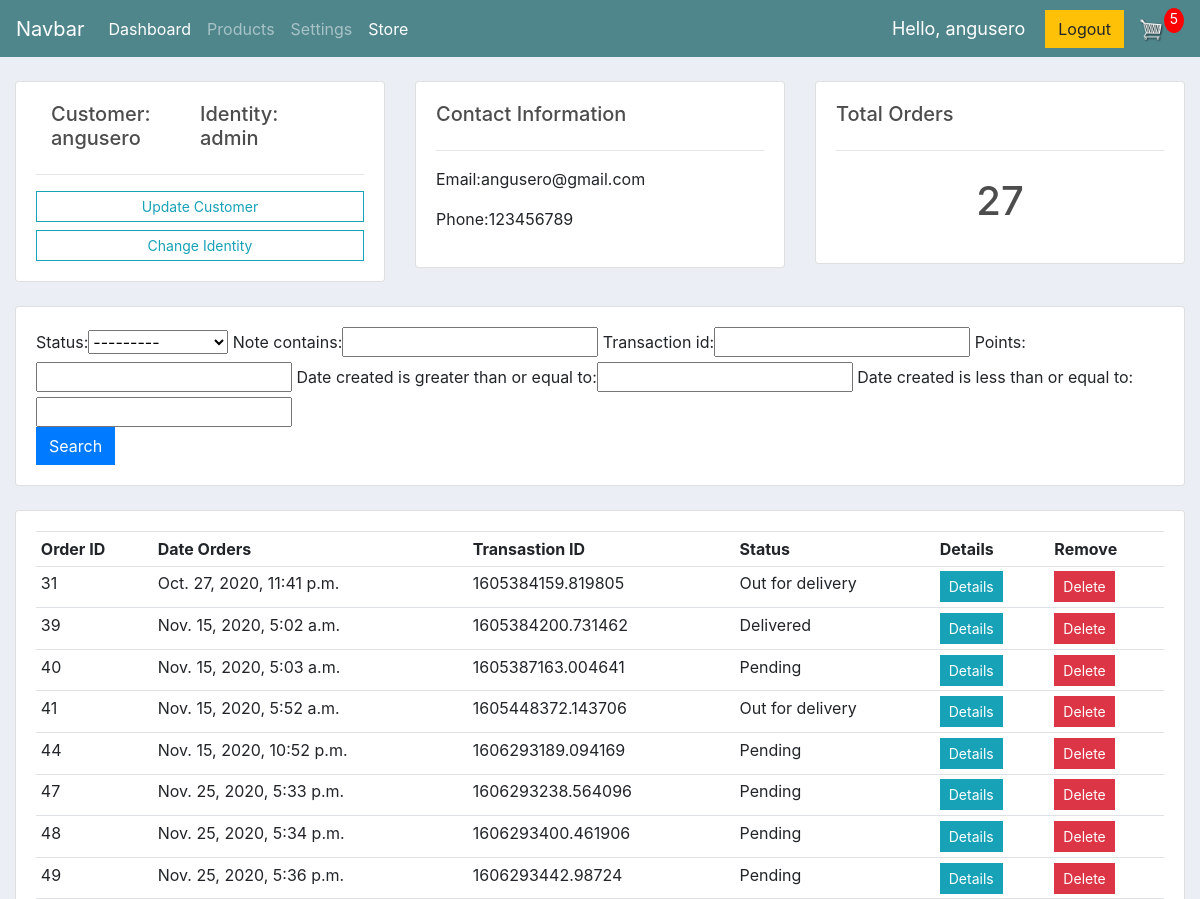
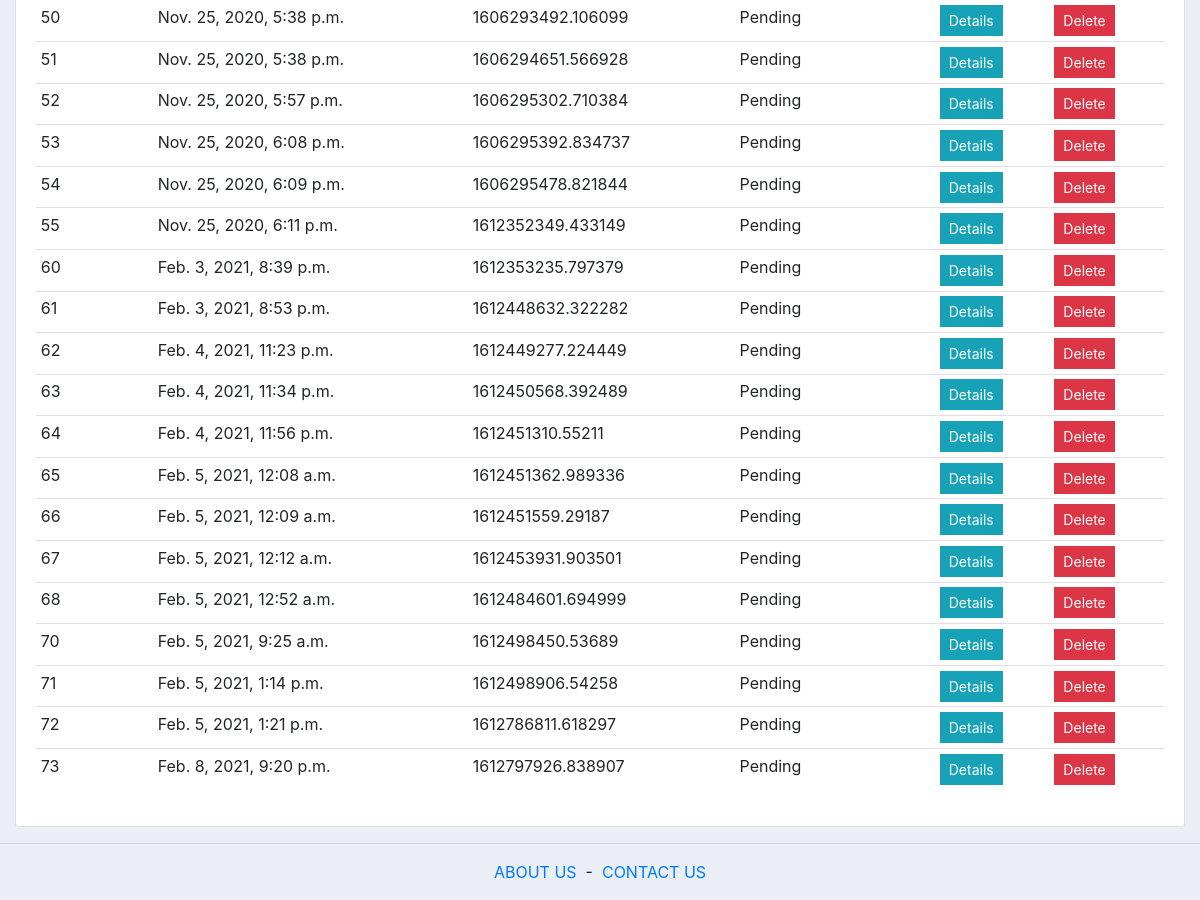
Screenshot of /customer/3 (signed in) with the database file from the repository (2 pictures, top to bottom).
### accounts/models.py (models this page shows, shortened)
class Customer(models.Model):
	user = models.OneToOneField(User, null=True, blank=True, on_delete=models.CASCADE)
	"""docstring for Customer"""
	name = models.CharField(max_length=200, null=True)
	phone = models.CharField(max_length=200, null=True)
	email = models.CharField(max_length=200, null=True)
	date_created = models.DateTimeField(auto_now_add=True)
	profile_pic = models.ImageField(default="profile1.png",null=True, blank=True)
	points = models.FloatField(null=True,default=0.00)
	def __str__(self):
		return str(self.name)

class Order(models.Model):
	STATUS = (
		('Pending', 'Pending'),
		('Out for delivery', 'Out for delivery'),
		('Delivered', 'Delivered'),
		)
	customer = models.ForeignKey(Customer, null=True, on_delete=models.SET_NULL)
	date_created = 	models.DateTimeField(auto_now_add=True)
	status = models.CharField(max_length=200, null=True, choices=STATUS)
	note = models.CharField(max_length=1000, null=True, blank=True)
	is_deleted = models.BooleanField(default=False)
	transaction_id = models.CharField(max_length=100, null=True)
	complete = models.BooleanField(default=False)
	points = models.FloatField(null=True, default=0.00)
	def __str__(self):
		return str(self.id)
	@property
	def get_cart_items(self):
		orderitems = self.orderitem_set.all()
		total = sum([item.quantity for item in orderitems])
		return total

### accounts/decorators.py (the view)
		def wrapper_func(request, *args, **kwargs):
			group = None
			print('group:',group)
			if request.user.groups.exists():
				group = request.user.groups.all()[0].name
				print('groups:', request.user.groups.all())
				print('group:', group)
			if group in allowed_roles:
				return view_func(request, *args, **kwargs)
			else:
				return HttpResponse('You are not authorized to view this page')

### accounts/views.py (called while the page is built)
@login_required(login_url='login')
@allowed_users(allowed_roles=['admin','staff'])
def customer(request, pk):
	customer = Customer.objects.get(id=pk)
	orders = customer.order_set.all().filter(complete=True, is_deleted=False)
	order_count = orders.count()
	myFilter = OrderFilter(request.GET, queryset=orders)
	orders = myFilter.qs
	customer_me = request.user.customer
	user_id = customer.user.id
	if customer.user.groups.exists():
		user_group = customer.user.groups.all()[0].name
	else:
		user_group = 'Customer'
	order, created = Order.objects.get_or_create(customer=customer_me, complete=False)
	cartItems = order.get_cart_items
	context = {'user_id':user_id,'user_group':user_group ,'customer':customer, 'orders':orders, 'order_count':order_count, 'myFilter':myFilter,'cartItems':cartItems}
	return render(request, 'accounts/customer.html',context)

### accounts/templates/accounts/customer.html
{% extends 'accounts/main.html' %}
{% block content %}
<br>
<div class="row">
    <div class="col-md">
        <div class="card card-body">
            <div class="row col-md-12">
                <div class="col-md-6">
                    <h5>Customer: {{customer.name}}</h5>
                </div>
                <div  class="col-md-6">
                    <h5>Identity: {{user_group}} </h5>
                </div>
            </div>
            <hr>
            <a class="btn btn-outline-info btn-sm btn-block" href="{% url 'update_customer' customer.id %}">Update Customer</a>
            <a class="btn btn-outline-info btn-sm btn-block" href="{% url 'update_user' user_id %}">Change Identity</a>
        </div>
    </div>
    <div class="col-md">
        <div class="card card-body">
            <h5>Contact Information</h5>
            <hr>
            <p>Email:{{customer.email}}</p>
            <p>Phone:{{customer.phone}}</p>
        </div>
    </div>
    <div class="col-md">
        <div class="card card-body">
            <h5>Total Orders</h5>
            <hr>
            <h1 style="text-align: center;padding: 10px">{{orders.count}}</h1>
        </div>
    </div>
</div>
<br>
<div class="row">
    <div class="col">
        <div class="card card-body">
            <form method="get">
                {{myFilter.form}}
                <br>
                <button class="btn btn-primary" type="submit">Search</button>
            </form>
        </div>
    </div>
</div>
<br>
<div class="row">
    <div class="col-md">
        <div class="card card-body">
            <table class="table table-sm">
                <tr>
                    <th>Order ID</th>
                    <th>Date Orders</th>
                    <th>Transastion ID</th>
                    <th>Status</th>
                    <th>Details</th>
                    <th>Remove</th>
                </tr>
                {% for order in orders%}
                <tr>
                    <td>{{order}}</td>
                    <td>{{order.date_created}}</td>
                    <td>{{order.transaction_id}}</td>
                    <td>{{order.status}}</td>
                    <td><a class="btn btn-sm btn-info" href="{% url 'order_detail' order.id %}">Details</a></td>
                    <td><a class="btn btn-sm btn-danger" href="{% url 'delete_order' order.id %}">Delete</a></td>
                </tr>
                {% endfor%}
            </table>
        </div>
    </div>
</div>
{% endblock %}

### accounts/templates/accounts/main.html (shortened to what this page needs)
<!DOCTYPE html>
{% load static %}
<html>
<head>
    <link rel="stylesheet" href="https://stackpath.bootstrapcdn.com/bootstrap/4.5.2/css/bootstrap.min.css">
    <link rel="stylesheet" type="text/css" href="{% static 'css/main.css' %}">
</head>
<body>
    <nav class="navbar navbar-expand-lg navbar-dark bg-dark">
        <a class="navbar-brand" href="{% url 'home' %}">Navbar</a>
        <div class="collapse navbar-collapse" id="navbarNav">
            <ul class="navbar-nav">
                {% if request.user.is_staff %}
                <li class="nav-item active">
                    <a class="nav-link" href="{% url 'home' %}">Dashboard </a>
                </li>
                <li class="nav-item">
                    <a class="nav-link" href="{% url 'products' %}">Products</a>
                </li>
                <li class="nav-item">
                    <a class="nav-link" href="{% url 'account' %}">Settings</a>
                </li>
                {% endif %}
                <li class="nav-item active ">
                    <a class="nav-link" href="{% url 'store' %}">Store</a>
                </li>
            </ul>
        </div>
        <span class="hello-msg"> Hello, {{request.user.customer}}</span>
        <span><a class="btn btn-warning" href="{% url 'logout' %}">Logout</a></span>
        <div class="form-inline my-2 my-lg-0">
            <a href="{% url 'cart' %}">
                <img id="cart-icon" src="{% static 'images/cart.png' %}">
            </a>
            <p id="cart-total">{{cartItems}}</p>
        </div>
    </nav>
    <div class="container-fluid">
        {% block content %}{% endblock %}
    </div>
    <hr>
    <div>
        <p>
            <center><a href="{% url 'about_us' %}">ABOUT US</a> &nbsp;-&nbsp; <a href="{% url 'contact_us' %}">CONTACT US</a></center>
        </p>
    </div>
</body>
</html>

### static/css/main.css (style rules this page uses)
body { background-color: #ebeff5; }
h1,h2,h3,h4,h5,h6 { color:hsl(0, 0%, 30%); }
.bg-dark { background-color: #4f868c!important; }
#cart-icon { width:25px; display: inline-block; margin-left: 15px; }
#cart-total { display: block; text-align: center; color:#fff; background-color: red; width: 20px; height: 25px; border-radius: 50%; font-size: 14px; }
.btn { border-radius: 0; }

### accounts/templates/accounts/main.html (style rules this page uses)
.hello-msg { font-size: 18px; color: #fff; margin-right: 20px; }

### rows the page displays
Customer: name "angusero", email "angusero@gmail.com", phone "123456789"
Order: id "31", date_created "Oct. 27, 2020, 11:41 p.m.", transaction_id "1605384159.819805", status "Out for delivery"
Order: id "39", date_created "Nov. 15, 2020, 5:02 a.m.", transaction_id "1605384200.731462", status "Delivered"
Order: id "40", date_created "Nov. 15, 2020, 5:03 a.m.", transaction_id "1605387163.004641", status "Pending"
Order: id "41", date_created "Nov. 15, 2020, 5:52 a.m.", transaction_id "1605448372.143706", status "Out for delivery"
Order: id "44", date_created "Nov. 15, 2020, 10:52 p.m.", transaction_id "1606293189.094169", status "Pending"
Order: id "47", date_created "Nov. 25, 2020, 5:33 p.m.", transaction_id "1606293238.564096", status "Pending"
Order: id "48", date_created "Nov. 25, 2020, 5:34 p.m.", transaction_id "1606293400.461906", status "Pending"
Order: id "49", date_created "Nov. 25, 2020, 5:36 p.m.", transaction_id "1606293442.98724", status "Pending"
Order: id "50", date_created "Nov. 25, 2020, 5:38 p.m.", transaction_id "1606293492.106099", status "Pending"
Order: id "51", date_created "Nov. 25, 2020, 5:38 p.m.", transaction_id "1606294651.566928", status "Pending"
Order: id "52", date_created "Nov. 25, 2020, 5:57 p.m.", transaction_id "1606295302.710384", status "Pending"
Order: id "53", date_created "Nov. 25, 2020, 6:08 p.m.", transaction_id "1606295392.834737", status "Pending"
Order: id "54", date_created "Nov. 25, 2020, 6:09 p.m.", transaction_id "1606295478.821844", status "Pending"
Order: id "55", date_created "Nov. 25, 2020, 6:11 p.m.", transaction_id "1612352349.433149", status "Pending"
Order: id "60", date_created "Feb. 3, 2021, 8:39 p.m.", transaction_id "1612353235.797379", status "Pending"
Order: id "61", date_created "Feb. 3, 2021, 8:53 p.m.", transaction_id "1612448632.322282", status "Pending"
Order: id "62", date_created "Feb. 4, 2021, 11:23 p.m.", transaction_id "1612449277.224449", status "Pending"
Order: id "63", date_created "Feb. 4, 2021, 11:34 p.m.", transaction_id "1612450568.392489", status "Pending"
Order: id "64", date_created "Feb. 4, 2021, 11:56 p.m.", transaction_id "1612451310.55211", status "Pending"
Order: id "65", date_created "Feb. 5, 2021, 12:08 a.m.", transaction_id "1612451362.989336", status "Pending"
Order: id "66", date_created "Feb. 5, 2021, 12:09 a.m.", transaction_id "1612451559.29187", status "Pending"
Order: id "67", date_created "Feb. 5, 2021, 12:12 a.m.", transaction_id "1612453931.903501", status "Pending"
Order: id "68", date_created "Feb. 5, 2021, 12:52 a.m.", transaction_id "1612484601.694999", status "Pending"
Order: id "70", date_created "Feb. 5, 2021, 9:25 a.m.", transaction_id "1612498450.53689", status "Pending"
Order: id "71", date_created "Feb. 5, 2021, 1:14 p.m.", transaction_id "1612498906.54258", status "Pending"
Order: id "72", date_created "Feb. 5, 2021, 1:21 p.m.", transaction_id "1612786811.618297", status "Pending"
Order: id "73", date_created "Feb. 8, 2021, 9:20 p.m.", transaction_id "1612797926.838907", status "Pending"

### other values shown
{{ request.user.customer }} "angusero"
{{ cartItems }} "5"
{{ user_group }} "admin"
{{ orders.count }} "27"
